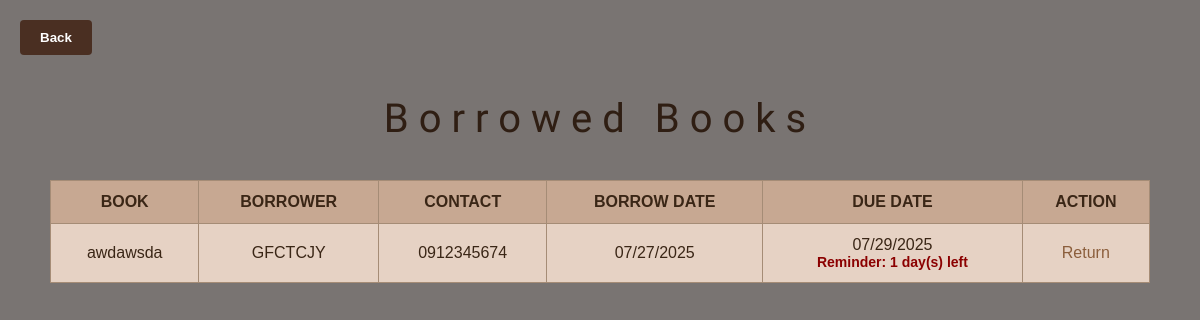
/view_borrowed.php (signed in), run on the app's committed database.
### tables this page shows
CREATE TABLE `borrow_records` (
  `record_id` int(11) NOT NULL,
  `book_id` int(11) DEFAULT NULL,
  `borrower_id` int(11) DEFAULT NULL,
  `borrow_date` date DEFAULT NULL,
  `due_date` date DEFAULT NULL,
  `borrower_name` varchar(255) NOT NULL,
  `contact` varchar(20) NOT NULL
);

CREATE TABLE `books` (
  `book_id` int(11) NOT NULL,
  `title` varchar(255) DEFAULT NULL,
  `author` varchar(255) DEFAULT NULL,
  `genre` varchar(100) DEFAULT NULL,
  `status` enum('Available','Borrowed') DEFAULT 'Available'
);

CREATE TABLE `borrowers` (
  `borrower_id` int(11) NOT NULL,
  `name` varchar(255) DEFAULT NULL,
  `contact` varchar(20) DEFAULT NULL
);

### view_borrowed.php (the view, shortened to what this page needs)
<?php
include 'config.php';
$result = $conn->query("
  SELECT br.record_id, br.book_id, br.borrower_id, br.borrow_date, br.due_date,
         b.title, bw.name AS borrower_name, bw.contact
  FROM borrow_records br
  JOIN books b ON br.book_id = b.book_id
  JOIN borrowers bw ON br.borrower_id = bw.borrower_id
");
?>
<!DOCTYPE html>
<html lang="en">
<head>
</head>
<body>
<a href="index.php">
  <button class="back-style">Back</button>
</a>
<h2>Borrowed Books</h2>
<br>
<div class="table-wrapper">
  <table id="borrowedTable">
    <thead>
      <tr>
        <th>BOOK</th>
        <th>BORROWER</th>
        <th>CONTACT</th>
        <th>BORROW DATE</th>
        <th>DUE DATE</th>
        <th>ACTION</th>
      </tr>
    </thead>
    <tbody>
      <?php if ($result->num_rows > 0): ?>
        <?php while ($row = $result->fetch_assoc()): ?>
          <?php
            $role = isset($_SESSION['user']['role']) ? $_SESSION['user']['role'] : '';
            $dueDate = strtotime($row['due_date']);
            $today = strtotime(date('Y-m-d'));
            $daysLeft = floor(($dueDate - $today) / (60 * 60 * 24));
            $reminder = '';
            if ($daysLeft > 0) {
              $reminder = "<div class='reminder'>Reminder: $daysLeft day(s) left</div>";
            } elseif ($daysLeft == 0) {
              $reminder = "<div class='reminder'>Due today!</div>";
            } elseif ($daysLeft < 0) {
              $reminder = "<div class='reminder' style='color: darkred;'>Overdue by " . abs($daysLeft) . " day(s)</div>";
            }
          ?>
          <tr>
            <td><?= htmlspecialchars($row['title']) ?></td>
            <td><?= htmlspecialchars($row['borrower_name']) ?></td>
            <td><?= htmlspecialchars($row['contact']) ?></td>
            <td><?= !empty($row['borrow_date']) ? date('m/d/Y', strtotime($row['borrow_date'])) : 'N/A' ?></td>
            <td>
              <?= !empty($row['due_date']) ? date('m/d/Y', strtotime($row['due_date'])) : 'N/A' ?>
              <?= $reminder ?>
            </td>
            <td>
              <?php if ($role !== 'student'): ?>
                <a href="return_book.php?id=<?= $row['record_id'] ?>">Return</a>
              <?php else: ?>
                <span style="color: #999;">N/A</span>
              <?php endif; ?>
            </td>
          </tr>
        <?php endwhile; ?>
      <?php else: ?>
        <tr>
          <td colspan="6">No borrowed books found.</td>
        </tr>
      <?php endif; ?>
    </tbody>
  </table>
</div>
</body>
</html>

### view_borrowed.php (style rules this page uses)
body { background: url('images/bb1.jpg') no-repeat center center fixed; background-size: cover; font-family: 'Arial', sans-serif; margin: 0; padding: 0; color: #3e2b1f; }
body::before { content: ''; position: fixed; top: 0; left: 0; height: 100%; width: 100%; background: rgba(32, 24, 20, 0.6); z-index: -1; }
h2 { text-align: center; font-size: 40px; font-family: 'Winky Rough', serif; margin: 20px 0; color: #2f1e13; font-weight: 500; letter-spacing: 10px; }
.table-wrapper { max-width: 1100px; margin: 0 auto; padding: 0 20px; overflow-x: auto; }
#borrowedTable { width: 100%; border-collapse: collapse; background-color: #e6d2c4; }
#borrowedTable th, #borrowedTable td { border: 1px solid #a58c76; padding: 12px; text-align: center; color: #3a2616; }
#borrowedTable th { background-color: #c7a892; font-weight: bold; }
.back-style { margin: 20px; padding: 10px 20px; background-color: #4a2f22; color: white; border: none; border-radius: 4px; cursor: pointer; font-weight: bold; }
a { color: #8b5e3c; text-decoration: none; }
.reminder { font-size: 14px; font-weight: bold; color: #8b0000; }

### data on the page
borrow_records: book.title "awdawsda", borrower.name "GFCTCJY", borrower.contact "0912345674", borrow_date "07/27/2025", due_date "07/29/2025"
